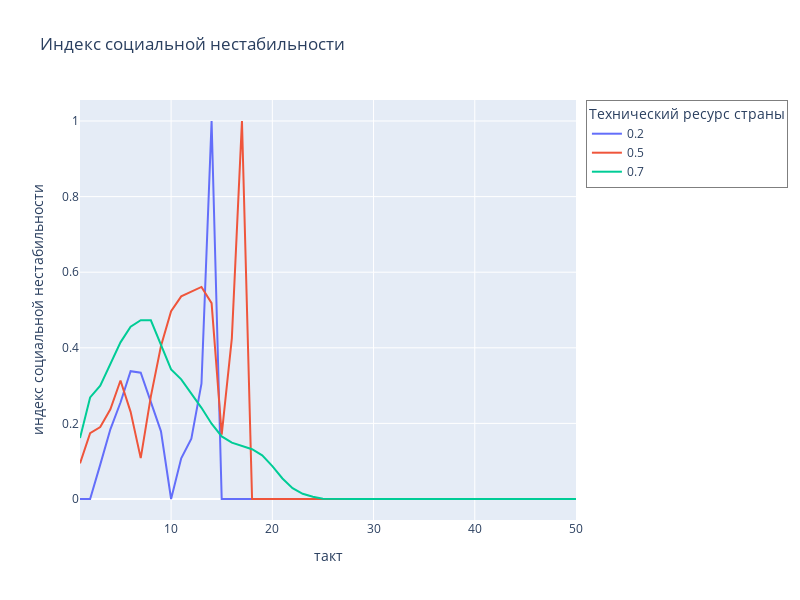

The cell this chart's notebook holds for it:
### Code cell
fig = px.line(df0_ls, x='i', y='inst', color='country', title='Индекс социальной нестабильности')
fig.update_layout(
    width=800, 
    height=600,
    xaxis_title='такт',  
    yaxis_title='индекс социальной нестабильности', 
    showlegend=True,  
    legend_title='Технический ресурс страны',  
    legend=dict(
        bgcolor='rgba(255, 255, 255, 0.5)',  
        bordercolor='rgba(0, 0, 0, 0.5)',  
        borderwidth=1)
)
fig.show()
#fig.write_image("instab3.png")

### Figure 1 — Plotly figure (JSON) as saved in the notebook; plotly's stock layout.template omitted (floating-point values rounded to 4 significant figures)
{"data": [{"hovertemplate": "country=0.2<br>i=%{x}<br>inst=%{y}<extra></extra>", "legendgroup": "0.2", "line": {"color": "#636efa", "dash": "solid"}, "marker": {"symbol": "circle"}, "mode": "lines", "name": "0.2", "orientation": "v", "showlegend": true, "type": "scatter", "x": [1, 2, 3, 4, 5, 6, 7, 8, 9, 10, 11, 12, 13, 14, 15, 16, 17, 18, 19, 20, 21, 22, 23, 24, 25, 26, 27, 28, 29, 30, 31, 32, 33, 34, 35, 36, 37, 38, 39, 40, 41, 42, 43, 44, 45, 46, 47, 48, 49, 50], "xaxis": "x", "y": [0, 0, 0.09098, 0.1844, 0.2553, 0.3383, 0.334, 0.2583, 0.1789, 0, 0.1078, 0.1596, 0.3054, 1, 0, 0, 0, 0, 0, 0, 0, 0, 0, 0, 0, 0, 0, 0, 0, 0, 0, 0, 0, 0, 0, 0, 0, 0, 0, 0, 0, 0, 0, 0, 0, 0, 0, 0, 0, 0], "yaxis": "y"}, {"hovertemplate": "country=0.5<br>i=%{x}<br>inst=%{y}<extra></extra>", "legendgroup": "0.5", "line": {"color": "#EF553B", "dash": "solid"}, "marker": {"symbol": "circle"}, "mode": "lines", "name": "0.5", "orientation": "v", "showlegend": true, "type": "scatter", "x": [1, 2, 3, 4, 5, 6, 7, 8, 9, 10, 11, 12, 13, 14, 15, 16, 17, 18, 19, 20, 21, 22, 23, 24, 25, 26, 27, 28, 29, 30, 31, 32, 33, 34, 35, 36, 37, 38, 39, 40, 41, 42, 43, 44, 45, 46, 47, 48, 49, 50], "xaxis": "x", "y": [0.09434, 0.1742, 0.1902, 0.2373, 0.3134, 0.2305, 0.1081, 0.2714, 0.4048, 0.4966, 0.536, 0.5484, 0.561, 0.5181, 0.1704, 0.4251, 1, 0, 0, 0, 0, 0, 0, 0, 0, 0, 0, 0, 0, 0, 0, 0, 0, 0, 0, 0, 0, 0, 0, 0, 0, 0, 0, 0, 0, 0, 0, 0, 0, 0], "yaxis": "y"}, {"hovertemplate": "country=0.7<br>i=%{x}<br>inst=%{y}<extra></extra>", "legendgroup": "0.7", "line": {"color": "#00cc96", "dash": "solid"}, "marker": {"symbol": "circle"}, "mode": "lines", "name": "0.7", "orientation": "v", "showlegend": true, "type": "scatter", "x": [1, 2, 3, 4, 5, 6, 7, 8, 9, 10, 11, 12, 13, 14, 15, 16, 17, 18, 19, 20, 21, 22, 23, 24, 25, 26, 27, 28, 29, 30, 31, 32, 33, 34, 35, 36, 37, 38, 39, 40, 41, 42, 43, 44, 45, 46, 47, 48, 49, 50], "xaxis": "x", "y": [0.1613, 0.2686, 0.2999, 0.3589, 0.4144, 0.4557, 0.4731, 0.4727, 0.4068, 0.343, 0.3165, 0.2801, 0.2412, 0.1991, 0.1656, 0.149, 0.1408, 0.1316, 0.1157, 0.08697, 0.05436, 0.02881, 0.0137, 0.00575, 0.0009323, 0, 0, 0, 0, 0, 0, 0, 0, 0, 0, 0, 0, 0, 0, 0, 0, 0, 0, 0, 0, 0, 0, 0, 0, 0], "yaxis": "y"}], "layout": {"height": 600, "legend": {"bgcolor": "rgba(255, 255, 255, 0.5)", "bordercolor": "rgba(0, 0, 0, 0.5)", "borderwidth": 1, "title": {"text": "Технический ресурс страны"}, "tracegroupgap": 0}, "showlegend": true, "title": {"text": "Индекс социальной нестабильности"}, "width": 800, "xaxis": {"anchor": "y", "domain": [0, 1], "title": {"text": "такт"}}, "yaxis": {"anchor": "x", "domain": [0, 1], "title": {"text": "индекс социальной нестабильности"}}}}
